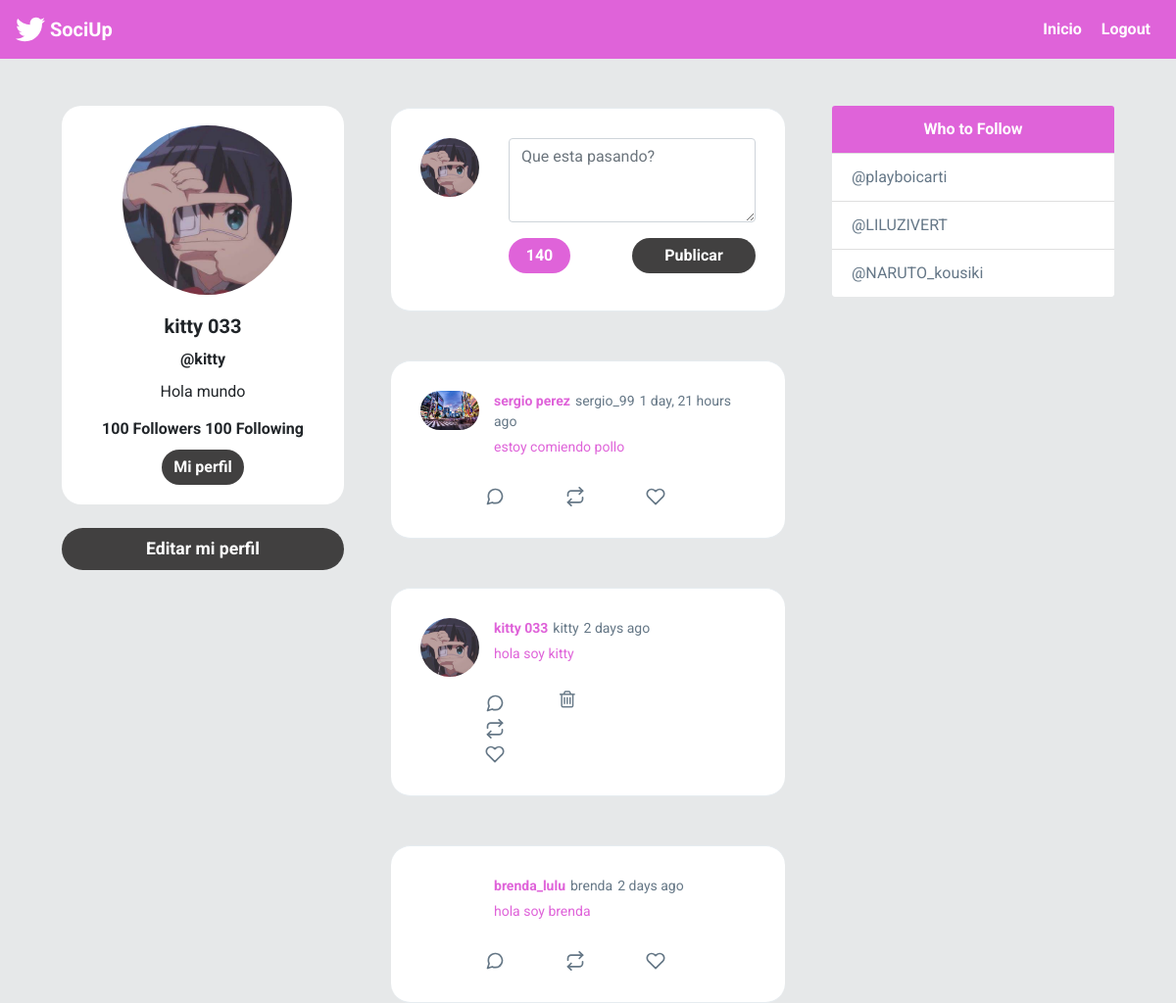
The app's page / (signed in) with its own data.
### twitter/models.py (models this page shows, shortened)
class Profile(models.Model):
    user=models.OneToOneField(User,on_delete=models.CASCADE)
    bio=models.CharField(default="Hola mundo",max_length=200)
    image=models.ImageField(default='default.png')

class Post(models.Model):
    timestamp=models.DateTimeField(default=timezone.now)
    content=models.TextField(default='hola')
    user=models.ForeignKey(User,on_delete=models.CASCADE, related_name='posts')
    class Meta:
        ordering=['-timestamp']

### twitter/views.py (the view)
# urls.py: path('',home,name="home"),
@login_required
def home(request):
    posts=Post.objects.all()
    if request.method == 'POST':
        form=PostForm(request.POST)
        if form.is_valid():
            post=form.save(commit=False)
            post.user=request.user
            post.save()
            return redirect('home')
    else:
        form=PostForm()
    context={'posts':posts,'form':form}
    return render(request,'twitter/newsfeed.html',context)

### twitter/forms.py
class PostForm(forms.ModelForm):
    content=forms.CharField(widget=forms.Textarea(attrs={'class':'form-control w-100','id':'contentBox','rows':'3','placeholder':'Que esta pasando?'}))
    class Meta:
        model=Post
        fields=['content']

### RED SOCIAL/twitter/templates/twitter/newsfeed.html (shortened to what this page needs)
{% extends 'twitter/layout.html' %}
{% block content %}
{% load humanize %}
<div id="main" class="container-fluid d-flex">
    <div class="sidebar m-5 d-none d-md-block">
        <div class="">
            <div class="card " style="width: 18rem; text-align:center;border-radius: 20px;">
                <img class="card-img-top rounded-circle"
                    style="width:60%; position: relative;left: 62px;padding-top: 20px;"
                    src="{{ request.user.profile.image.url }}" alt="Card image cap">
                <div class="card-body">
                    <h5 class="card-title font-weight-bold">{{ request.user.first_name }}</h5>
                    <h6 class="card-title font-weight-bold">@{{request.user}}</h6>
                    <p class="card-text">{{ request.user.profile.bio }}</p>
                    <h6 class="card-title font-weight-bold">
                        100 Followers
                        100 Following
                    </h6>
                    <a href="{% url 'editar' %}" class="btn  text-white rounded-pill">Mi perfil</a>
                </div>
            </div>
            <a id="addATweetLeft" onclick="addTweet()" type="button"
                style="border-radius: 30px; font-size: 1.1rem; font-weight:bold;"
                class="btn btn-lg btn-block mt-4 text-white " href="{% url 'editar'%}">Editar mi perfil</a>
        </div>
    </div>
    <div class="content">
        <div id="inputTweetArea" class="tweet-wrap">
            <div class="d-flex">
                <div class="col-xs">
                    <img  src="{{ request.user.profile.image.url }}" alt=""
                        class="avator"  >
                </div>
                <form class="col pr-0" method="post">
                    {{form.content}}
                    <div class="container d-flex" style="padding: 1rem 0 0 0;">
                        <div id="leftBtn">
                            <div id="charBadge" class="badge badge-pill badge-primary ml-2"
                                style="display: flex;align-items: center;width: 50%;justify-content: center;">
                                <div id="charCountArea">140</div>
                            </div>
                        </div>
                        <div id="rightBtn">
                            <button class="btn rounded-pill" style="width: 100%;">Publicar</button>
                        </div>
                    </div>
                </form>
            </div>
        </div>
        {% for post in posts %}
        <div id="tweetCards">
            <div class="tweet-wrap" style="border-radius:20px">
                <div class="tweet-header">
                    <img  src="{{ post.user.profile.image.url }}"
                        alt="" class="avator">
                    <div class="tweet-header-info">
                        <a href="{% url 'profile' post.user %}">
                        {{ post.user.first_name }}<span>{{ post.user }}</span><span>{{ post.timestamp|naturaltime }}
                        </span>
                        <p>{{ post.content }}</p>
                    </div>
                </div>
                <div class="tweet-info-counts">
                    <div class="comments">
                        <button style="background: white; border: none;">
                        </button>
                    </div>
                    <div class="retweets">
                        <button style="background: white; border: none;">
                        </button>
                    </div>
                    <div class="likes">
                        <button style="background: white; border: none;">
                        </button>
                    </div>
                    {% if request.user == post.user %}
                    <div class="trash">
                        <a href="{% url 'delete' post.id %}" style="background: white; border: none;">
                            <i class="fa fa-trash-o" style="color:#657786; font-size: 20px" aria-hidden="true"></i>
                        </a>
                    </div>
                    {% endif %}
                </div>
            </div>
        </div>
        {% endfor %}
    </div>
    <div class="sidebar m-5 d-none d-xl-block">
        <div class="card" style="width: 18rem;">
            <div class="card-header">
                Who to Follow
            </div>
            <ul class="list-group list-group-flush">
                <li class="list-group-item"><a href="https://twitter.com/playboicarti"
                        style="text-decoration: none;color: #657787;">@playboicarti</a></li>
                <li class="list-group-item"><a href="https://twitter.com/LILUZIVERT"
                        style="text-decoration: none;color: #657787;">@LILUZIVERT</a></li>
                <li class="list-group-item"><a href="https://twitter.com/NARUTO_kousiki"
                        style="text-decoration: none;color: #657787;">@NARUTO_kousiki</a></li>
            </ul>
        </div>
    </div>
</div>
{% endblock content %}

### RED SOCIAL/twitter/templates/twitter/layout.html (shortened to what this page needs)
{% load static %}
<!DOCTYPE html>
<html lang="en">
<head>
    <link rel="stylesheet" href="https://stackpath.bootstrapcdn.com/bootstrap/4.4.1/css/bootstrap.min.css"
>
    <link href="https://stackpath.bootstrapcdn.com/font-awesome/4.7.0/css/font-awesome.min.css" rel="stylesheet">
    <link rel="stylesheet" type="text/css" href="{% static 'css/style.css' %}">
</head>
<body>
    <div class="container-fluid" style="padding: 0;">
        <nav class="navbar navbar-expand-lg navbar-light">
            <a class="navbar-brand" style="color: white;" href="#">
                <img src="{% static 'img/twitter-brands.svg' %}" width="30" height="30" class="d-inline-block align-top"
                    alt="">
                SociUp
            </a>
            <div class="collapse navbar-collapse" id="navbarSupportedContent">
                <a href="{% url 'home' %}" class="btn-login text-white my-2 my-sm-0" type="submit">Inicio</a>
                <a href="{% url 'logout' %}" class="btn-login text-white my-2 my-sm-0" type="submit">Logout</a>
            </div>
        </nav>
    </div>
    {% block content %}{% endblock content %}
</body>
</html>

### twitter/static/css/style.css (style rules this page uses)
body { background: #E6E8E9; ; font-family: 'Asap', sans-serif; font-family: 'Roboto', sans-serif; }
img { max-width: 100%; }
.navbar { background-color: #df63d9 ; }
.navbar-brand { font-weight: bold; }
.avator { border-radius: 100px; width: 60px; margin-right: 15px; }
.card { border: none; }
.card-header { background-color: #df63d9 ; color: white; text-align: center; font-weight: bold; border: none; }
#main { justify-content: center; }
#inputTweetArea { border-radius: 20px; }
#leftBtn { width: 50%; text-align: left; padding: 0; }
#rightBtn { width: 50%; text-align: right; padding: 0; }
.tweet-wrap { max-width: 490px; background: #fff; margin: 0 auto; margin-top: 50px; border-radius: 3px; padding: 30px; border-bottom: 1px solid #e6ecf0; border-top: 1px solid #e6ecf0; }
.tweet-header { display: flex; align-items: flex-start; font-size: 14px; }
.tweet-header-info { font-weight: bold; }
.tweet-header-info span { color: #657786; font-weight: normal; margin-left: 5px; }
.tweet-header-info p { font-weight: normal; margin-top: 5px; }
.tweet-info-counts { display: flex; margin-left: 60px; margin-top: 10px; }
.tweet-info-counts div { display: flex; margin-right: 20px; }
.tweet-info-counts div svg { color: #657786; margin-right: 10px; }
.btn { background-color: #414040 ; border-style: none; font-weight: bold; color: white; }
.btn-login { background-color:#df63d9 ; border-style: none; font-weight: bold; color: white; padding: 10px; }
#charBadge { background-color: #df63d9 ; position: relative; left: -8px; font-size: 1rem; height: 100%; }
a:link { color: #df63d9 ; text-decoration: none; }

### records on screen
Post: user.profile.image (picture), user.first_name "sergio perez", user "sergio_99", timestamp "1 day, 21 hours ago", content "estoy comiendo pollo"
Post: user.profile.image (picture), user.first_name "kitty 033", user "kitty", timestamp "2 days ago", content "hola soy kitty"
Post: user.first_name "brenda_lulu", user "brenda", timestamp "2 days ago", content "hola soy brenda"

### other values on screen
{{ request.user.first_name }} "kitty 033"
{{ request.user }} "kitty"
{{ request.user.profile.bio }} "Hola mundo"
